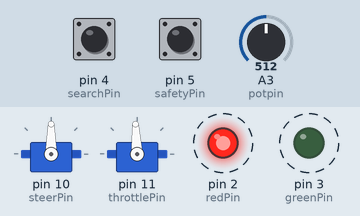
Simulated run of this sketch. Board: Arduino Uno, built with avr-gcc and run on an emulated ATmega328P. Shown: 2 × servo, output pins drawn as LEDs (lit = HIGH). Dashed ring = blinking. The inputs (shaded band) are chosen by the test bench; at power-on: pin 5 (safetyPin) HIGH, pin 4 (searchPin) HIGH, A3 (potpin) = 512. What the sketch prints to the serial monitor is not drawn.

Above: at 0.9 s.
1.3 s: pin 5 (safetyPin) pulled LOW for 0.15 s
At 2.6 s:
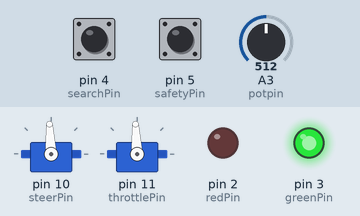
2.9 s: pin 4 (searchPin) pulled LOW for 0.15 s
At 3.9 s:
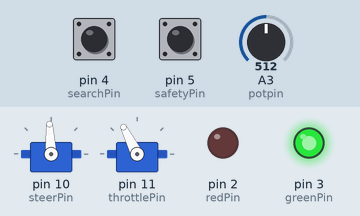
6.0 s: A3 (potpin) set to 306
9.0 s: pin 5 (safetyPin) pulled LOW for 1 s
At 11.0 s:
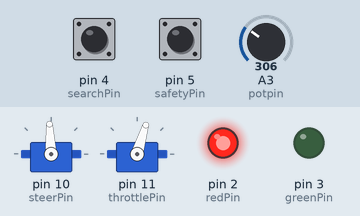
12.0 s: pin 4 (searchPin) pulled LOW for 3.2 s
At 18.0 s:
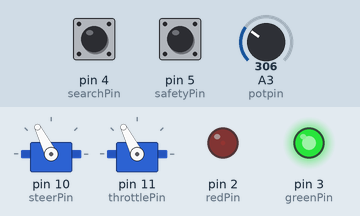
18.2 s: A3 (potpin) set to 716
Timing chart, 0 to 22.2 s (numbered marks = the images above; inputs shaded):
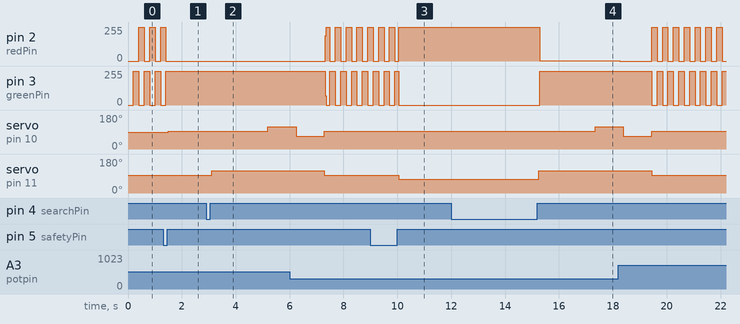

Measured:
- after the input at 1.3 s, pin 2 (redPin): goes on until 1.4 s, then stays 0/255; pin 3 (greenPin): goes on until 1.4 s, then stays 255/255; servo on pin 10 (steerPin): 90° → 93° after 0.20 s
- after the input at 2.9 s, servo on pin 10 (steerPin): 93° → 117° after 2.3 s; servo on pin 11 (throttlePin): 93° → 117° after 0.20 s
- after the input at 9.0 s, servo on pin 11 (throttlePin): 93° → 73° after 1.1 s
- after the input at 12.0 s, pin 2 (redPin): 255/255 → 2/255 after 3.3 s; pin 3 (greenPin): 0/255 → 254/255 after 3.3 s; servo on pin 10 (steerPin): 93° → 117° after 5.3 s; servo on pin 11 (throttlePin): 73° → 117° after 3.3 s
- by itself, pin 2 (redPin), pin 3 (greenPin): alternates 255/255 for 0.20 s and 0/255 for 0.20 s

The sketch:

p1.ino
```cpp
//CDT Alvin Ye
//Company B2
//Section L2, LTC Heyman
//Project 1

#include <Servo.h>

Servo steer;  // create servo object to control a servo
Servo throttle;

//===================== Define Pins =================
const int steerPin = 10;
const int throttlePin = 11;
const int safetyPin = 5;
const int searchPin = 4;
const int potpin = A3;
const int greenPin = 3;
const int redPin = 2;

//===================== Define Variables =================
int val;    // variable to read for throttle/speed
int reading; //variable to read the safety button
int reading1; //variable to read the execute search button

//===================== Define Initial Conditions =================
bool isSafe = true; //is the robot in safe mode?
bool isSearching = false; //is the robot searching?
bool ledBlink = true; //controls blinking sequence of leds in safe mode

int buttonState = HIGH;           // the current state of safety button
int lastButtonState = HIGH;   // the previous reading from safety button (starts HIGH)
unsigned long lastDebounceTime = 0;  // the last time the safety button was toggled
unsigned long debounceDelay = 50;    // the debounce time; increase if the output flickers

unsigned long tPrevious = 0; //the last time led blinked (used to alternate blinking)
unsigned long tCurrent;

int buttonState1 = HIGH; // the current state of search button
int lastButtonState1 = HIGH;
unsigned long lastDebounceTime1 = 0;
unsigned long debounceDelay1 = 50;

const int oneSec = 725;
const int twoSec = 1450; //approx # of time Arduino runs loop() in 2 seconds including print statements
unsigned long t1 = twoSec; //seq1 of search
unsigned long t2 = oneSec; //seq2 of search
unsigned long t3 = oneSec; //seq3 of search
bool isDone1 = false; //is seq1 done?
bool isDone2 = false; //is seq2 done?
bool isDone3 = false; //is seq3 done?

//===================== Set up =================
void setup() {
  steer.attach(steerPin);  // attaches the steering servo on pin 10 to the servo object
  throttle.attach(throttlePin);
  pinMode(throttlePin, OUTPUT);
  pinMode(steerPin, OUTPUT);

  pinMode(safetyPin, INPUT_PULLUP); //inverts logic of pin (and button) to save a resistor
  pinMode(searchPin, INPUT_PULLUP); //or two

  pinMode(greenPin, OUTPUT);
  digitalWrite(greenPin, LOW);
  pinMode(redPin, OUTPUT);
  digitalWrite(redPin, LOW);

  Serial.begin(115200);
}

//===================== Loooooop =================
void loop() {
  val = analogRead(potpin);
  val = map(val, 0, 1023, 1000, 2000);

  int reading = digitalRead(safetyPin);
  int reading1 = digitalRead(searchPin);

  //===================== Debouncing Safety Button =================
  // Part of code retrieved from Arduino's "debounce" example file

  if (reading != lastButtonState) {   // If the switch changed, due to noise or pressing:
    // reset the debouncing timer
    lastDebounceTime = millis();
  }

  if ((millis() - lastDebounceTime) > debounceDelay) {
    // whatever the reading is at, it's been there for longer than the debounce
    // delay, so take it as the actual current state:

    if (reading != buttonState) {    // if the button state has changed:
      buttonState = reading;

      if (buttonState == HIGH) {//button is pressed
        isSafe = !isSafe;
        Serial.println("Toggled Safety");
      }
    }
  }


  //================= Safe or Armed Mode ================
  if (isSafe) {  //safe mode
    throttle.writeMicroseconds(1500);
    isDone1=false;
    isDone2=false;
    isDone3=false;
    t1=twoSec;
    t2=oneSec;
    t3=oneSec;
    isSearching=false;

    tCurrent = millis();
    if (tCurrent - tPrevious > 200) {//every 0.2 sec
      if (ledBlink) {
        digitalWrite(redPin, LOW);
        digitalWrite(greenPin, HIGH);
      }
      else {
        digitalWrite(greenPin, LOW);
        digitalWrite(redPin, HIGH);
      }
      ledBlink = !ledBlink; //alternates blink sequence next loop
      tPrevious = millis();
    }
    //Serial.println("safe"); //for debugging

  }//end if isSafe

  else {     //armed mode
    //================= Debouncing Execute Search Button ================
    if (reading1 != lastButtonState1) {
      lastDebounceTime1 = millis();
    }

    if ((millis() - lastDebounceTime1) > debounceDelay1) {

      // if the button state has changed:
      if (reading1 != buttonState1) {
        buttonState1 = reading1;

        if (buttonState1 == HIGH) {
          Serial.println("Toggled Search");
          isSearching = !isSearching;
        }
      }
    }//end debouncing search button

    //================ Controlling LEDs =================
    if (val < 1500) { //moving backwards
      //Serial.println("backwards");
      digitalWrite(redPin, HIGH);
      digitalWrite(greenPin, LOW);
    }
    else { //moving forwards
      //Serial.println("forwards");
      digitalWrite(greenPin, HIGH);
      digitalWrite(redPin, LOW);
    }

    //================ Searching Sequence =================
    if (isSearching ) {
      digitalWrite(greenPin, HIGH);
      digitalWrite(redPin, LOW);

      if (isDone1 == false) { //Sequence 1
        Serial.println("Searching Seq 1");
        //t1 = millis();
        if ( t1 >= 1 ) { //for 2 seconds, >=1 b/c unsigned ints can't be negative
          throttle.writeMicroseconds(1750);
          //Serial.println("sequence 1.1"); //for debugging
          t1 = t1 - 1;
        }
        else { //Sequence 1 is complete
          isDone1 = true;
          steer.writeMicroseconds(1750);//half right face
          //Serial.println("sequence 1.2"); //for debugging
        }
      }

      else if (isDone1 == true && isDone2 == false) { //Sequence 2
        Serial.println("Searching Seq 2");
        if ( t2 >= 1) { //for 1 second
          throttle.writeMicroseconds(1750); //half speed
          //Serial.println("sequence 2.1"); //for debugging
          t2 = t2 - 1;
        }
        else {
          isDone2 = true;
          steer.writeMicroseconds(1250);//half left face
          //Serial.println("sequence 2.2"); //for debugging
        }
      }

      else if (isDone1 == true && isDone2 == true && isDone3 == false) { //Seq 3
        Serial.println("Searching Seq 3");
        if ( t3 >= 1 ) { //for 1 second
          throttle.writeMicroseconds(1750);
          //Serial.println("Sequence 3");
          t3 = t3 - 1;
        }
        else {
          isDone3 = true;
        }
      }
      else {
        steer.writeMicroseconds(1500);
        isSafe = true; //return to safe mode after sequence 3 is done
        isSearching = false;

        isDone1 = false; //reset search mode variables
        isDone2 = false;
        isDone3 = false;
        t1 = twoSec;
        t2 = oneSec;
        t3 = oneSec;
        Serial.println("Searching Complete");
      }
    }//end if isSearching

    else { //if not actively searching, reset all search parameters
      throttle.writeMicroseconds(val);
      steer.writeMicroseconds(1500);
      isDone1 = false;
      isDone2 = false;
      isDone3 = false;
      t1=twoSec;
      t2=oneSec;
      t3=oneSec;
    }//end else not isSearching


  }//end else armed

  lastButtonState = reading; //update button states
  lastButtonState1 = reading1;
}
```
